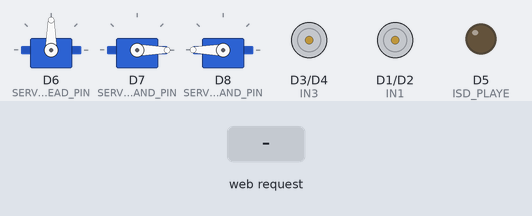
The sketch below on a simulated ESP8266 (NodeMCU). Shown: 3 × servo, motor-driver pin pairs drawn as motors (green arrow = first pin HIGH = forward, orange = second pin HIGH = backward, longer = more drive), output pins drawn as LEDs (lit = HIGH). The test bench sets the inputs (shaded band). WiFi joins after 1.5 s; servers stay silent unless stated; what the sketch prints to the serial monitor is not drawn.

Above: at 2.8 s.
2.9 s: HTTP request GET /up received
At 3.7 s:
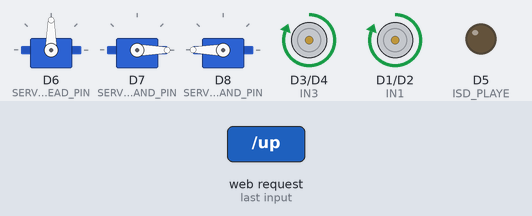
4.4 s: HTTP request GET /down received
At 4.9 s:
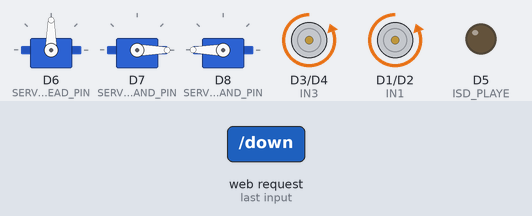
5.9 s: HTTP request GET /left received
At 7.1 s:
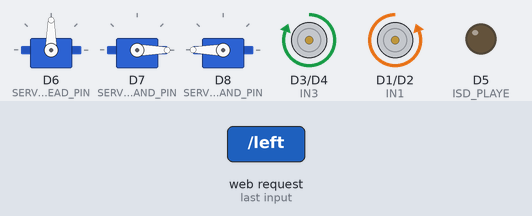
7.4 s: HTTP request GET /right received
At 8.4 s:
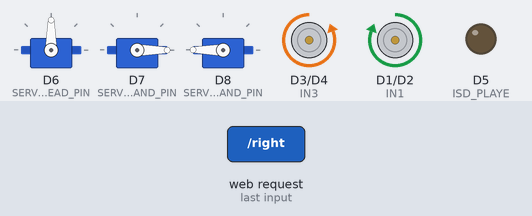
8.9 s: HTTP request GET /head_left received
At 9.5 s:
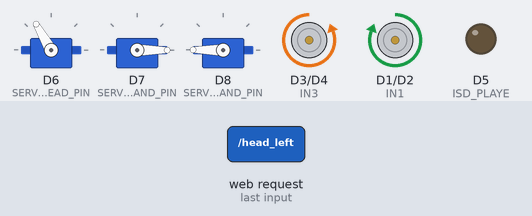
10.4 s: HTTP request GET /right_arm_up received
At 10.7 s:
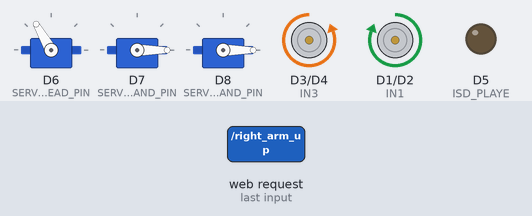
Timing chart, 0 to 13.9 s (numbered marks = the images above; inputs shaded):
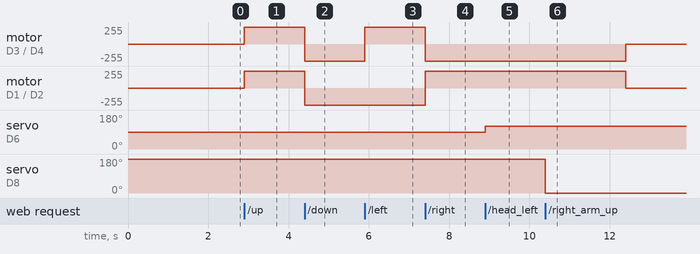

The sketch:

ESP.ino
```cpp
#include <ESP8266WiFi.h>
#include <ESP8266WebServer.h>
#include <Servo.h>

#include "WebPage.h"

// ==========================================
// CONFIGURATION
// ==========================================
const char* ssid     = "ALANKRIT";
const char* password = "987654321";
const char* openAiApiKey = "YOUR_GROK_API-KEY_HERE";
String esp32CamIp = "http://10.192.159.135:81/stream";

// ==========================================
// HARDWARE PINS
// ==========================================
const int IN1 = D1;
const int IN2 = D2;
const int IN3 = D3;
const int IN4 = D4;
const int ISD_PLAYE = D5;

const int SERVO_HEAD_PIN       = D6;
const int SERVO_LEFT_HAND_PIN  = D7;
const int SERVO_RIGHT_HAND_PIN = D8;

// Objects
Servo servoHead;
Servo servoLeftHand;
Servo servoRightHand;
ESP8266WebServer server(80);

// Servo Positions
int headPos = 90;
int leftHandPos = 0;
int rightHandPos = 180;

// Failsafe Timer
unsigned long lastDriveTime = 0;
const unsigned long DRIVE_TIMEOUT = 5000;
bool isMoving = false;

void stopMotors() {
  digitalWrite(IN1, LOW);  digitalWrite(IN2, LOW);
  digitalWrite(IN3, LOW);  digitalWrite(IN4, LOW);
  isMoving = false;
}

void markDriveAction() {
  lastDriveTime = millis();
  isMoving = true;
}

void moveForward() {
  digitalWrite(IN1, HIGH); digitalWrite(IN2, LOW);
  digitalWrite(IN3, HIGH); digitalWrite(IN4, LOW);
  markDriveAction();
}

void moveBackward() {
  digitalWrite(IN1, LOW);  digitalWrite(IN2, HIGH);
  digitalWrite(IN3, LOW);  digitalWrite(IN4, HIGH);
  markDriveAction();
}

void turnLeft() {
  digitalWrite(IN1, LOW);  digitalWrite(IN2, HIGH);
  digitalWrite(IN3, HIGH); digitalWrite(IN4, LOW);
  markDriveAction();
}

void turnRight() {
  digitalWrite(IN1, HIGH); digitalWrite(IN2, LOW);
  digitalWrite(IN3, LOW);  digitalWrite(IN4, HIGH);
  markDriveAction();
}

void triggerIsdModule() {
  digitalWrite(ISD_PLAYE, HIGH);
  yield();
  digitalWrite(ISD_PLAYE, LOW);
}

void moveServo(Servo &s, int pos) {
  s.write(pos);
  yield();
}

void setup() {
  Serial.begin(115200);

  pinMode(IN1, OUTPUT); pinMode(IN2, OUTPUT);
  pinMode(IN3, OUTPUT); pinMode(IN4, OUTPUT);
  pinMode(ISD_PLAYE, OUTPUT);
  stopMotors();
  digitalWrite(ISD_PLAYE, LOW);

  servoHead.attach(SERVO_HEAD_PIN, 500, 2400);
  servoLeftHand.attach(SERVO_LEFT_HAND_PIN, 500, 2400);
  servoRightHand.attach(SERVO_RIGHT_HAND_PIN, 500, 2400);

  moveServo(servoHead, headPos);
  moveServo(servoLeftHand, leftHandPos);
  moveServo(servoRightHand, rightHandPos);

  WiFi.begin(ssid, password);
  Serial.print("Connecting to Wi-Fi");
  while (WiFi.status() != WL_CONNECTED) {
    delay(200);
    Serial.print(".");
  }
  Serial.println("\nConnected!");
  WiFi.setSleepMode(WIFI_NONE_SLEEP);

  Serial.print("Spy Robot IP: http://");
  Serial.println(WiFi.localIP());

  server.on("/", []() { server.send(200, "text/html", getDashboardHTML(esp32CamIp, openAiApiKey)); });
  server.on("/up", []() { moveForward(); server.send(200, "text/plain", "F"); });
  server.on("/down", []() { moveBackward(); server.send(200, "text/plain", "B"); });
  server.on("/left", []() { turnLeft(); server.send(200, "text/plain", "L"); });
  server.on("/right", []() { turnRight(); server.send(200, "text/plain", "R"); });
  server.on("/stop", []() { stopMotors(); server.send(200, "text/plain", "S"); });

  server.on("/head_left", []() { headPos = constrain(headPos + 30, 0, 180); moveServo(servoHead, headPos); server.send(200, "text/plain", "HL"); });
  server.on("/head_right", []() { headPos = constrain(headPos - 30, 0, 180); moveServo(servoHead, headPos); server.send(200, "text/plain", "HR"); });
  server.on("/head_center", []() { headPos = 90; moveServo(servoHead, headPos); server.send(200, "text/plain", "HC"); });

  server.on("/right_arm_up", []() { rightHandPos = 0; moveServo(servoRightHand, rightHandPos); server.send(200, "text/plain", "RU"); });
  server.on("/right_arm_down", []() { rightHandPos = 180; moveServo(servoRightHand, rightHandPos); server.send(200, "text/plain", "RD"); });
  server.on("/left_arm_up", []() { leftHandPos = 180; moveServo(servoLeftHand, leftHandPos); server.send(200, "text/plain", "LU"); });
  server.on("/left_arm_down", []() { leftHandPos = 0; moveServo(servoLeftHand, leftHandPos); server.send(200, "text/plain", "LD"); });

  server.on("/arms_up", []() { leftHandPos = 180; rightHandPos = 0; moveServo(servoLeftHand, leftHandPos); moveServo(servoRightHand, rightHandPos); server.send(200, "text/plain", "AU"); });
  server.on("/arms_down", []() { leftHandPos = 0; rightHandPos = 180; moveServo(servoLeftHand, leftHandPos); moveServo(servoRightHand, rightHandPos); server.send(200, "text/plain", "AD"); });

  server.on("/playsound", []() { triggerIsdModule(); server.send(200, "text/plain", "snd"); });

  server.begin();
}

void loop() {
  server.handleClient();

  if (isMoving && (millis() - lastDriveTime >= DRIVE_TIMEOUT)) {
    stopMotors();
  }
}
```

Source omitted: webPage.h (15437 bytes)

Measured:
- after the input at 2.9 s, motor on D3 (IN3) / D4 (IN4), motor on D1 (IN1) / D2 (IN2): stopped → forward 255/255 at once
- after the input at 4.4 s, motor on D3 (IN3) / D4 (IN4), motor on D1 (IN1) / D2 (IN2): forward 255/255 → backward 255/255 at once
- after the input at 5.9 s, motor on D3 (IN3) / D4 (IN4): backward 255/255 → forward 255/255 at once
- after the input at 7.4 s, motor on D3 (IN3) / D4 (IN4): forward 255/255 → backward 255/255 at once; motor on D1 (IN1) / D2 (IN2): backward 255/255 → forward 255/255 at once
- after the input at 8.9 s, servo on D6 (SERVO_HEAD_PIN): 90° → 120° at once
- after the input at 10.4 s, servo on D8 (SERVO_RIGHT_HAND_PIN): 180° → 0° at once
